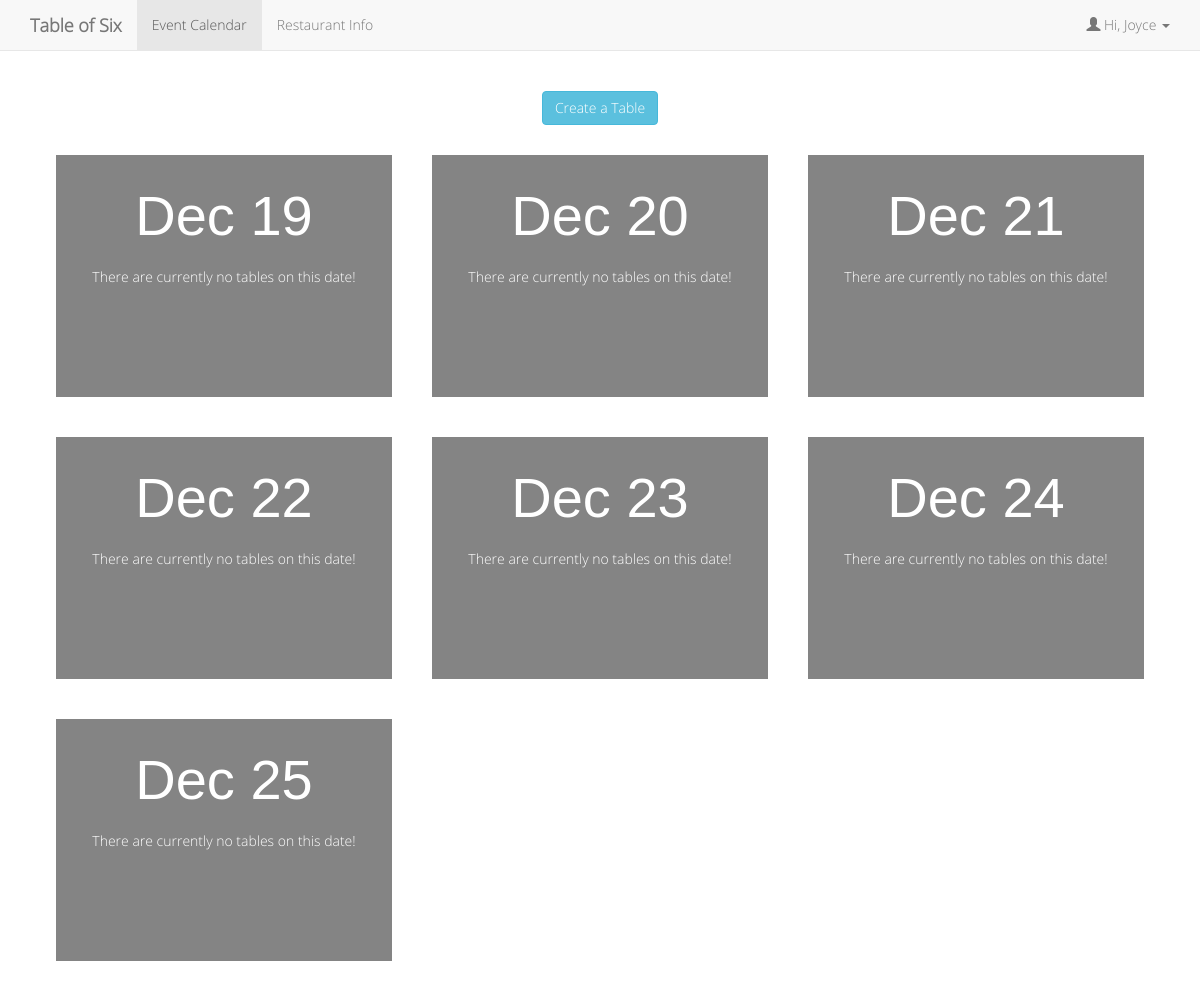
The page /calendar.php (signed in) on the database as committed earlier.
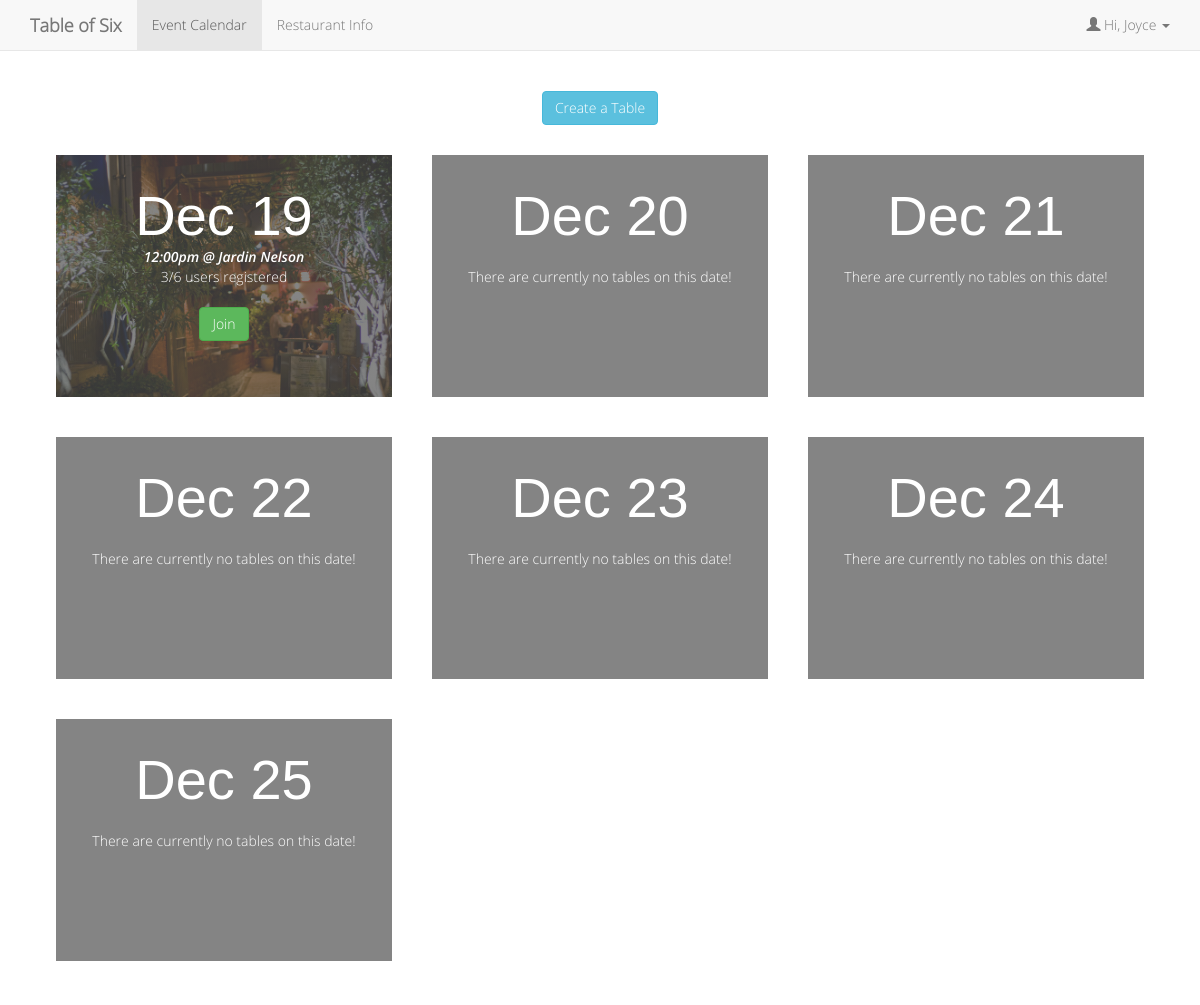
The same page on the database as committed later.
### tables this page shows
CREATE TABLE `users` (
  `userId` int(11) NOT NULL,
  `userName` varchar(30) NOT NULL,
  `userEmail` varchar(60) NOT NULL,
  `userPass` varchar(255) NOT NULL
);

CREATE TABLE `eventreg` (
  `ID` int(11) NOT NULL,
  `Date` datetime NOT NULL,
  `Location` int(11) DEFAULT NULL,
  `user1` int(11) DEFAULT NULL,
  `user2` int(11) DEFAULT NULL,
  `user3` int(11) DEFAULT NULL,
  `user4` int(11) DEFAULT NULL,
  `user5` int(11) DEFAULT NULL,
  `user6` int(11) DEFAULT NULL
);

CREATE TABLE `restaurants` (
  `ID` int(11) NOT NULL,
  `name` varchar(45) NOT NULL,
  `address` varchar(45) NOT NULL,
  `number` varchar(10) DEFAULT NULL,
  `website` varchar(30) NOT NULL
);

### calendar.php (the view, shortened to what this page needs)
<?php
if( !isset($_SESSION['user']) ) {
	header("Location: index.php");
    exit;
} else {
	$cuser = $_SESSION['user'];
}
?>
<head>
  <link rel="stylesheet" href="assets/css/bootstrap.min.css">
	<link rel="stylesheet" href="assets/css/calendar.css">
</head>
<body>
	<nav class="navbar navbar-default navbar-fixed-top">
		<div class="container">
			<div class="navbar-header">
				<a class="navbar-brand"><b>Table of Six</b></a>
			</div>
			<div id="navbar" class="navbar-collapse collapse">
				<ul class="nav navbar-nav">
					<li class="active"><a href="calendar.php">Event Calendar</a></li>
					<li><a href="Resto.php">Restaurant Info</a></li>
				</ul>
				<ul class="nav navbar-nav navbar-right">
					<li class="dropdown">
						<a href="#" class="dropdown-toggle" data-toggle="dropdown" role="button" aria-haspopup="true" aria-expanded="false">
						<span class="glyphicon glyphicon-user"></span>&nbsp;Hi, <?php
						$getName = mysql_query("SELECT * FROM users WHERE userID=$cuser");
							while ($row = mysql_fetch_array($getName)) {
								echo ucwords($row['userName']);
							} ?>&nbsp;<span class="caret"></span></a>
					</li>
				</ul>
			</div>
		</div>
	</nav>
	<div class="container-fluid">
		<div class="row-lg-12 text-center"><?php
			echo '<p><a href="create.php" class="btn btn-info role="button">Create a Table</a></p>';
		?></div>
		<div class="row-lg-12"><?php
		for ($i = 0; $i <= 6; $i++) {
			$d = date('Y-m-d', strtotime("+" . $i . " days"));
			$q = "SELECT * FROM eventreg WHERE Date LIKE '$d%'";
			$res = mysql_query($q);
			$hasEvent = mysql_num_rows($res);
			if ($hasEvent > 0) {
				while ($event = mysql_fetch_array($res)) {
					echo '<div class="col-lg-4 col-md-6 col-sm-12 cal text-center">';
					echo '<h1>' . date('M d', strtotime("+" . $i . " days")) . '</h1>';
					echo '<div class="info">';
					$eid = $event['ID'];
					$datetime = new DateTime($event['Date']);
					$q2 = "SELECT * FROM restaurants WHERE ID=" . $event['Location'];
					$res2 = mysql_query($q2);
					while ($loc = mysql_fetch_array($res2)) {
						echo '<p class="location '. $loc['ID'] . '">' .
						$datetime->format('g:ia') . ' @ ' . $loc['name'] . '</p>';
					}
					$q3 = "SELECT user1, user2, user3, user4, user5, user6,
						CASE WHEN user1 IS NULL THEN 0 ELSE 1 END
						+ CASE WHEN user2 IS NULL THEN 0 ELSE 1 END
						+ CASE WHEN user3 IS NULL THEN 0 ELSE 1 END
						+ CASE WHEN user4 IS NULL THEN 0 ELSE 1 END
						+ CASE WHEN user5 IS NULL THEN 0 ELSE 1 END
						+ CASE WHEN user6 IS NULL THEN 0 ELSE 1 END
						AS reg_users
					FROM eventreg WHERE ID = $eid";
					$res3 = mysql_query($q3);
					while ($row = mysql_fetch_array($res3)) {
						$numReg = $row['reg_users'];
						if ($numReg >= 6) {
							echo 'This table is currently full.<br>';
						} else {
							echo $numReg. '/6 users registered<br>';
						}
						$isRegistered = false;
						if ($isRegistered) {
							echo '<a href="updateevent.php?eid='.$eid.'&task=0" class="btn btn-danger" role="button">Leave</a>';
						} elseif ($numReg < 6) {
							echo '<a href="updateevent.php?eid='.$eid.'&task=1" class="btn btn-success" role="button">Join</a>';
						}
					}
					echo '</div></div>';
				}
			} else {
				echo '<div class="col-lg-4 col-md-6 col-sm-12 cal text-center">';
				echo '<h1>' . date('M d', strtotime("+" . $i . " days")) . '</h1>';
				echo '<div class="info">';
				echo '<br>There are currently no tables on this date!';
				echo '</div></div>';
			}
		}
		?>
		</div>
	</div>
</body>

Rows that differ between the two databases and show on the page:
added eventreg: i "Dec 19", Date "12:00pm", numReg "3"
added restaurants: name "Jardin Nelson"
Other text that changed with them:
list line gone: "Dec 19 There are currently no tables on this date!"
